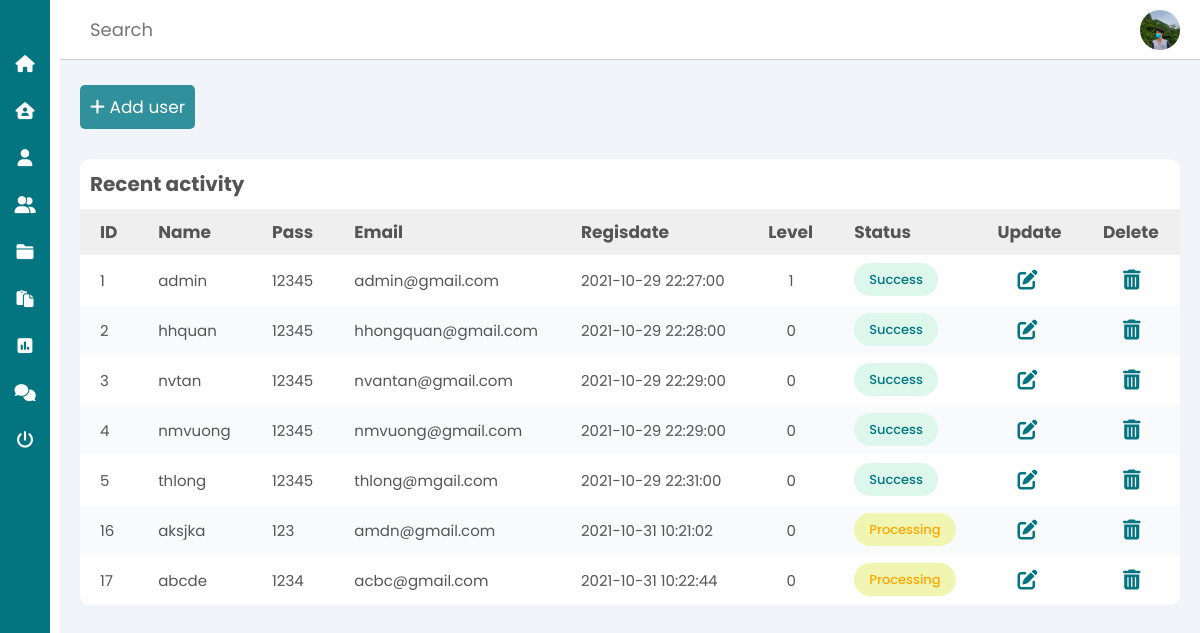
The page /teacher/user.php on the database as committed earlier.
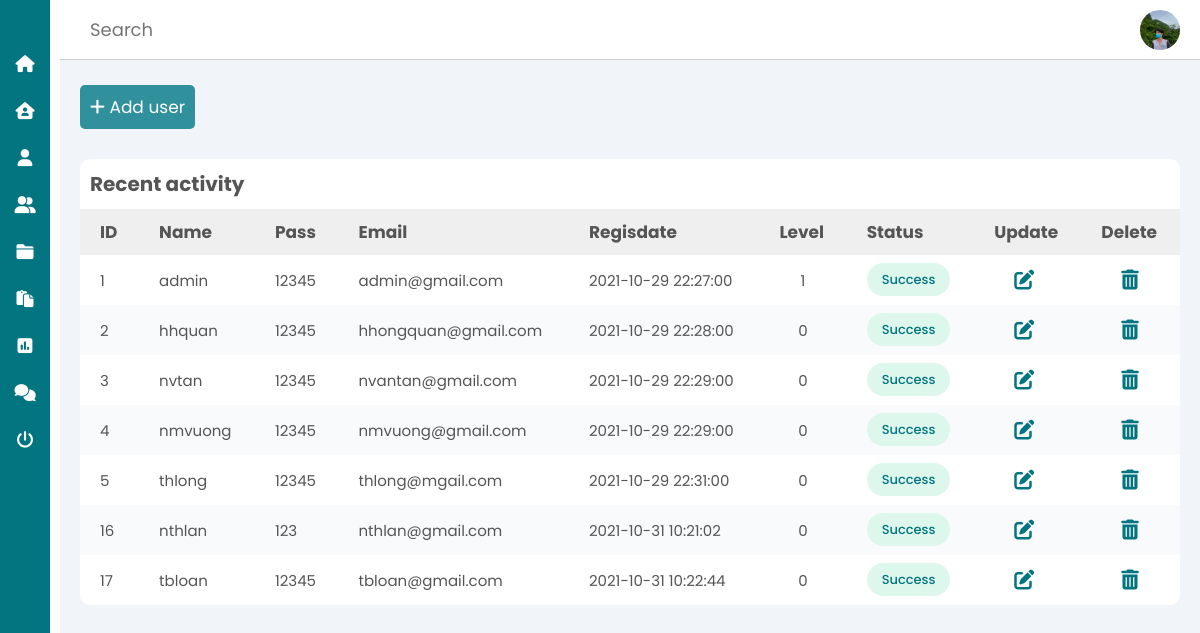
The same page on the database as committed later.
### tables this page shows
CREATE TABLE `tb_user` (
  `user_id` int(11) NOT NULL,
  `user_name` char(30) DEFAULT NULL,
  `user_pass` char(100) DEFAULT NULL,
  `user_email` char(50) DEFAULT NULL,
  `regisdate` datetime DEFAULT current_timestamp(),
  `user_level` tinyint(4) DEFAULT NULL,
  `user_status` tinyint(4) DEFAULT 0,
  `code` char(100) NOT NULL
);

### teacher/user.php (the view, shortened to what this page needs)
<?php
    include('sidebar.php');
?>
    <main>
        <a href="add_user.php" class="btn btn-add"><i class="fas fa-plus"></i> Add user</a>
        <section class="recent">
            <div class="activity-grid">
                <div class="activity-card">
                    <h3>Recent activity</h3>
                    <div class="table-responsive">
                        <table>
                            <thead>
                                <tr>
                                    <th>ID</th>
                                    <th>Name</th>
                                    <th>Pass</th>
                                    <th>Email</th>
                                    <th>Regisdate</th>
                                    <th>Level</th>
                                    <th>Status</th>
                                    <th>Update</th>
                                    <th>Delete</th>
                                </tr>
                            </thead>
                            <tbody>
                                <?php
                                    $sql = "SELECT * FROM tb_user";
                                    $res = mysqli_query($conn, $sql);
                                    if($res == TRUE)
                                    {
                                        $count = mysqli_num_rows($res);
                                        if($count>0)
                                        {
                                            while($row = mysqli_fetch_assoc($res))
                                            {
                                                $user_id = $row['user_id'];
                                                $user_name = $row['user_name'];
                                                $user_pass = $row['user_pass'];
                                                $email = $row['user_email'];
                                                $date = $row['regisdate'];
                                                $level = $row['user_level'];
                                                $status = $row['user_status'];
                                ?>
                                                <tr>
                                                    <td><?php echo $user_id; ?></td>
                                                    <td><?php echo $user_name; ?></td>
                                                    <td><?php echo $user_pass; ?></td>
                                                    <td><?php echo $email; ?></td>
                                                    <td><?php echo $date; ?></td>
                                                    <td class="status"><?php echo $level ?></td>
                                                    <td>
                                                        <?php
                                                            if($status==1)
                                                            {
                                                                ?>
                                                                <span class="badge success">Success</span>
                                                                <?php
                                                            }
                                                            else
                                                            {
                                                                ?>
                                                                <span class="badge warning">Processing</span>
                                                                <?php
                                                            }
                                                        ?>
                                                    </td>
                                                    <td>
                                                        <a href="update_user.php?user_id=<?php echo $user_id; ?>" class="update-icon">
                                                            <i class="fas fa-edit"></i>
                                                        </a>
                                                    </td>
                                                    <td>
                                                            <a href="delete_user.php?user_id=<?php echo $user_id; ?>" class="delete-icon">
                                                            <i class="fas fa-trash-alt"></i>
                                                        </a>
                                                    </td>
                                                </tr>
                                <?php
                                            }
                                        }
                                        else
                                        {
                                        }
                                    }
                                ?>
                            </tbody>
                        </table>
                    </div>
                </div>
            </div>
        </section>
    </div>
<?php
include('footer.php');
?>

### teacher/header_1.php (shortened to what this page needs)
<head>
    <link rel="stylesheet" href="https://cdn.jsdelivr.net/gh/lykmapipo/themify-icons@0.1.2/css/themify-icons.css">
    <link rel="stylesheet" href="https://cdnjs.cloudflare.com/ajax/libs/font-awesome/6.0.0-beta2/css/all.min.css">
    <link rel="stylesheet" href="css/teacher.css">
</head>
<body>

### teacher/sidebar.php (shortened to what this page needs)
<?php
    include('header_1.php');
?>
<div class="sidebar">
    <div class="sidebar-header">
    </div>
    <div class="sidebar-menu">
        <ul>
            <li>
                <a href="index.php">
                    <span class="fas fa-home"></span>
                </a>
            </li>
            <li>
                <a href="class.php">
                    <span class="fas fa-house-user"></span>
                </a>
            </li>
            <li>
                <a href="user.php">
                    <span class="fas fa-user"></span>
                </a>
            </li>
            <li>
                <a href="student.php">
                    <span class="fas fa-user-friends"></span>
                </a>
            </li>
            <li>
                <a href="subject.php">
                    <span class="fas fa-folder"></span>
                </a>
            </li>
            <li>
                <a href="homework.php">
                    <span class="fas fa-paste"></span>
                </a>
            </li>
            <li>
                <a href="mark.php">
                    <span class="fas fa-poll"></span>
                </a>
            </li>
            <li>
                <a href="contact.php">
                    <span class="fas fa-comments"></span>
                </a>
            </li>
            <li>
                <a href="../sign-out.php">
                    <span class="fas fa-power-off"></span>
                </a>
            </li>
        </ul>
    </div>
</div>
<div class="main-content">
    <header>
        <div class="search-wrapper">
            <input type="text" placeholder="Search">
        </div>
        <div class="social-icons">
            <div>
                <img src="../image/user_1.jpg" alt="">
            </div>
        </div>
    </header>

### teacher/footer.php (shortened to what this page needs)
</body>
</html>

### teacher/css/teacher.css (style rules this page uses)
* { font-family: 'Poppins', sans-serif; margin: 0; padding: 0; box-sizing: border-box; outline: none; border:none; text-decoration: none; transition: all .3s linear; transition: width none; list-style: none; }
.btn { display: inline-block; padding: 0.9rem 1rem; border-radius: 0.5rem; color: #fff; background-color: var(--btn-add); font-size: 1.7rem; cursor: pointer; }
.btn-add { margin-top: 1.5rem; }
.update-icon, .delete-icon { font-size: 2rem; margin-left: 1rem; color: var(--main-color); padding: 0 1rem; }
.sidebar { height: 100%; width: 24rem; position: fixed; left: 0; top: 0; z-index: 100; background: var(--main-color); color: #fff; overflow-y: auto; transition: width 500ms; }
.sidebar-header { display: flex; justify-content: space-between; align-items: center; padding: 2rem; }
.sidebar a { color: #fff; font-size: 1.5rem; }
.sidebar .sidebar-menu ul li a span { font-size: 1.7rem; }
.sidebar .sidebar-menu ul li { padding: 1.5rem 2.5rem; }
.main-content { position: relative; margin-left: 24rem; transition: margin-left 500ms; }
header { position: fixed; top: 0; left: 24rem; z-index: 100; width: calc(100% - 24rem); background: #fff; padding: 0rem 2rem; height: 6rem; display: flex; align-items: center; justify-content: space-between; border-bottom: 1px solid #ccc; transition: left 500ms; }
.search-wrapper { display: flex; align-items: center; }
.search-wrapper input { padding: 1rem; font-size: 1.8rem; }
.social-icons div img { height: 4rem; width: 4rem; background-size: cover; background-repeat: no-repeat; border-radius: 50%; }
main { margin-top: 6rem; background: #f1f5f9; min-height: 90vh; padding: 1rem 2rem; }
.recent { margin-top: 3rem; margin-bottom: 3rem; }
.recent .activity-grid { display: grid; grid-template-columns: 100%; grid-column-gap: 1rem; }
.recent .activity-card { background: #fff; border-radius: 1rem; }
.recent .activity-grid .activity-card h3 { color: var(--text); margin: 1rem; font-size: 2rem; }
.recent .activity-grid .activity-card table { width: 100%; border-collapse: collapse; }
.recent .activity-grid .activity-card table thead { background: #efefef; text-align: left; }
th, td { font-size: 1.7rem; padding: 1rem 2rem; color: var(--text); }
td { font-size: 1.5rem; }
tbody tr:nth-child(even) { background: #f9fafc; }
.badge { padding: 0.7rem 1.5rem; border-radius: 2rem; font-weight: 500; font-size: 1.3rem; }
.badge.success { background: var(--success); color: var(--main-color); }
.status { text-align: center; }
@media only screen and (max-width: 1200px) { .sidebar { width: 5rem; z-index: 150; } }
@media only screen and (max-width: 1200px) { .sidebar .sidebar-header, .sidebar li { display: flex; justify-content: center; } }
@media only screen and (max-width: 1200px) { .main-content { margin-left: 6rem; } }
@media only screen and (max-width: 1200px) { .main-content header { left: 6rem; width: calc(100% - 6rem); } }
.badge.warning { background: var(--processing); color: orange; }

Rows that differ between the two databases and show on the page:
changed tb_user id 16: user_name "aksjka" → "nthlan"; user_email "amdn@gmail.com" → "nthlan@gmail.com"; user_status "Processing" → "Success"
changed tb_user id 17: user_name "abcde" → "tbloan"; user_pass "1234" → "12345"; user_email "acbc@gmail.com" → "tbloan@gmail.com"; user_status "Processing" → "Success"
